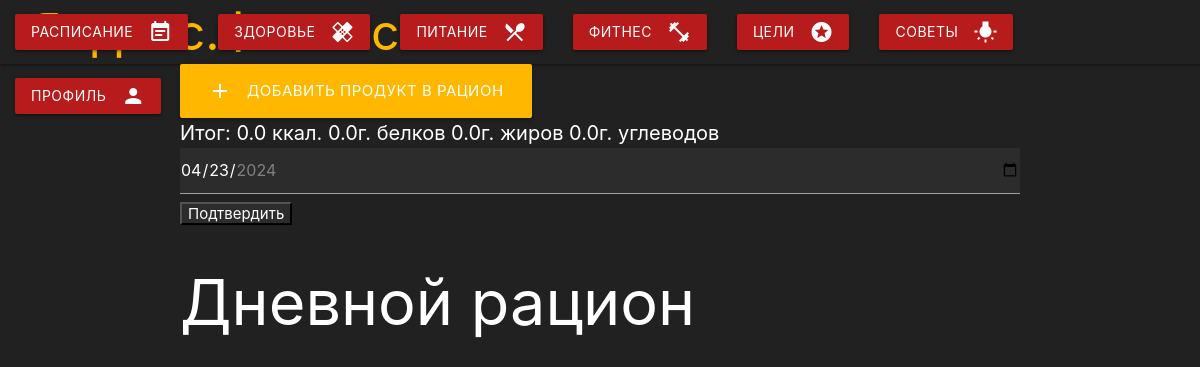
The app's page /diet, older data.
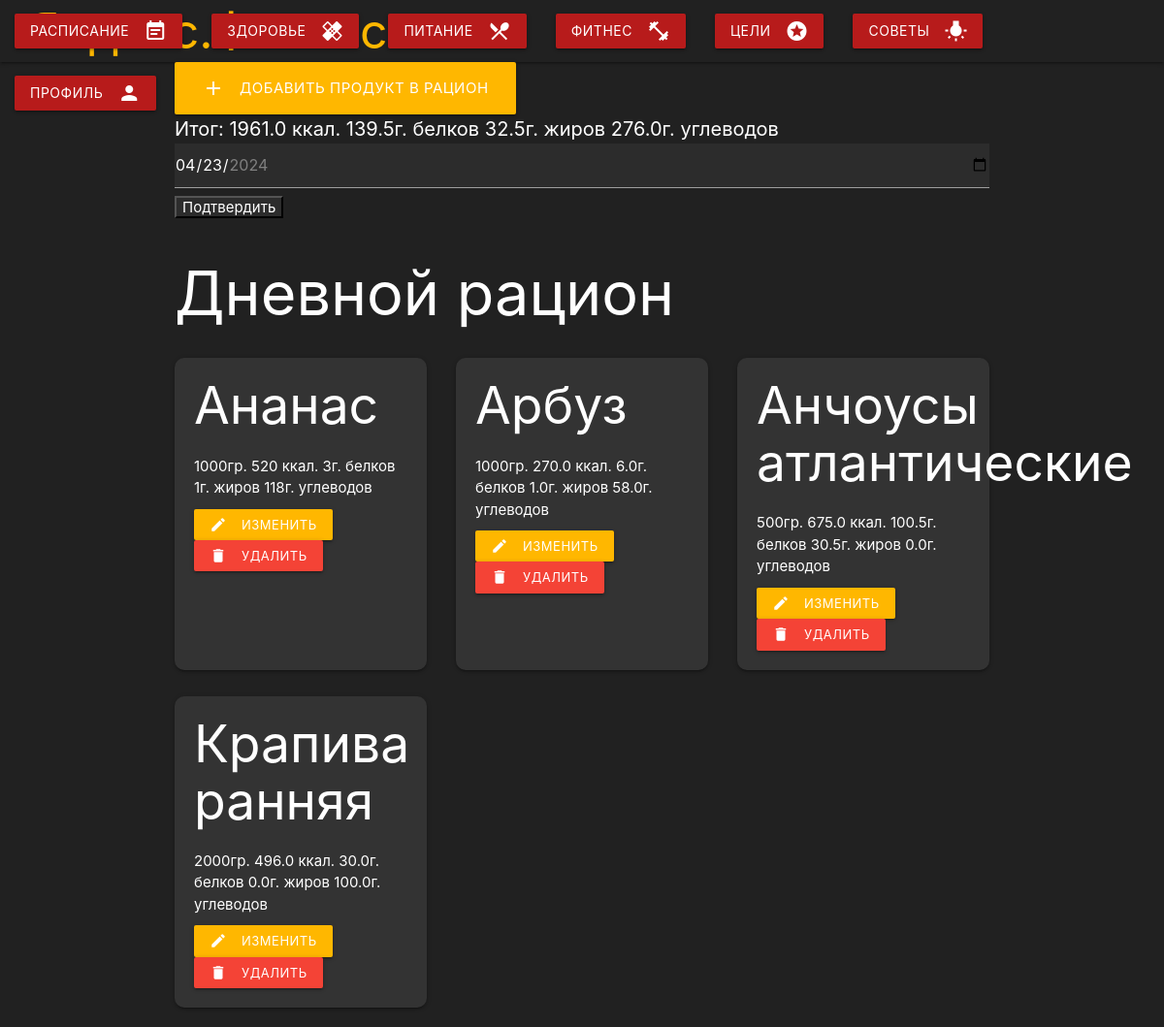
The same page, newer data.
### data/ration.py (models this page shows)
class Ration(SqlAlchemyBase, SerializerMixin):
    __tablename__ = 'Ration'
    id = sqlalchemy.Column(sqlalchemy.Integer,
                           primary_key=True, autoincrement=True)
    user_id = sqlalchemy.Column(sqlalchemy.Integer, sqlalchemy.ForeignKey("Users.id"))
    title = sqlalchemy.Column(sqlalchemy.String, nullable=True)
    weight = sqlalchemy.Column(sqlalchemy.Integer, nullable=True)
    created_date = sqlalchemy.Column(sqlalchemy.DateTime, default=date.today())
    total_kcal = sqlalchemy.Column(sqlalchemy.String, nullable=True)
    total_proteins = sqlalchemy.Column(sqlalchemy.String, nullable=True)
    total_fats = sqlalchemy.Column(sqlalchemy.String, nullable=True)
    total_carbohydrates = sqlalchemy.Column(sqlalchemy.String, nullable=True)
    user = orm.relationship('User')

### server.py (the view)
@app.route("/diet", methods=['POST', 'GET'])
def diet():
    if request.method == 'POST':
        current_date = request.form['input_date']
    else:
        current_date = date.today()
    session = db_session.create_session()
    products = session.query(Ration).filter(Ration.created_date.like(f'{current_date}%'),
                                            Ration.user_id == current_user_id).all()
    sum_kcal, sum_proteins, sum_fats, sum_carbohydrates = float(), float(), float(), float()
    for item in products:
        sum_kcal += float(item.total_kcal)
        sum_proteins += float(item.total_proteins)
        sum_fats += float(item.total_fats)
        sum_carbohydrates += float(item.total_carbohydrates)
    session.close()
    return render_template("diet.html", products=products, today=date.today(), current_date=current_date,
                           sum_kcal=sum_kcal, sum_proteins=sum_proteins, sum_fats=sum_fats,
                           sum_carbohydrates=sum_carbohydrates)

### data/db_session.py (called while the page is built)
def create_session() -> Session:
    global __factory
    return __factory()

### templates/diet.html (shortened to what this page needs)
{% extends "base2.html" %}
{% block content %}
<body>
    <a href="/diet/adding_a_product" class="waves-effect waves-light btn-large" style="background: #ffb700">
        <i class="material-icons left">add</i>Добавить продукт в рацион
    </a>
    <div style="color: white; font-size: 20px">Итог: {{sum_kcal}} ккал. {{sum_proteins}}г. белков {{sum_fats}}г. жиров {{sum_carbohydrates}}г. углеводов</div>
    <form method="post">
        <input type="date" id="start" name="input_date" style="background-color: rgb(44,44,44); color: white"
               value={{current_date}} min="2024-01-01" max={{today}} />
        <input type="submit" value="Подтвердить" style="background-color: rgb(44,44,44); color: white">
    </form>
    <h1>Дневной рацион</h1>
    <div class="card-container">
        {% for item in products %}
            <div class="card">
                <h2>{{ item.title }}</h2>
                <p>{{ item.weight }}гр. {{ item.total_kcal }} ккал. {{ item.total_proteins }}г. белков {{ item.total_fats }}г. жиров {{ item.total_carbohydrates }}г. углеводов</p>
                <a href="/diet_change/{{item.id}}" class="waves-effect waves-light btn-small" style="background: #ffb700">
                    <i class="material-icons left">edit</i>Изменить
                </a>
                <a href="/diet_delete/{{item.id}}" class="waves-effect waves-light btn-small" style="background: #F44336">
                    <i class="material-icons left">delete</i>Удалить
                </a>
            </div>
        {% endfor %}
    </div>
</body>
{% endblock %}

### templates/base2.html (shortened to what this page needs)
<!DOCTYPE html>
<html lang="ru">
<head>
  <link rel="stylesheet" href="https://cdnjs.cloudflare.com/ajax/libs/materialize/1.0.0/css/materialize.min.css">
  <link href="{{ url_for('static', filename='css/style.css') }}" type="text/css" rel="stylesheet" media="screen,projection"/>
</head>
<body style="background: rgb(33,33,33)">
  <nav>
    <div class="nav-wrapper" style="background: rgb(33,33,33)">
      <a href="/" class="brand-logo" style="padding-left: 30px; font-size: 50px; color: #ffb700">Яндекс.Фитнес</a>
      <ul class="right right hide-on-med-and-down">
      <li><a class="waves-effect waves-light btn" href="/schedule" style="background: #b71b1b">Расписание <i class="material-icons right">event_note</i></a></li>
      <li><a class="waves-effect waves-light btn" href="/health" style="background: #b71b1b">Здоровье <i class="material-icons right">healing</i></a></li>
      <li><a class="waves-effect waves-light btn" href="/diet" style="background: #b71b1b">Питание <i class="material-icons right">local_dining</i></a></li>
      <li><a class="waves-effect waves-light btn" href="/fitness" style="background: #b71b1b">Фитнес <i class="material-icons right">fitness_center</i></a></li>
      <li><a class="waves-effect waves-light btn" href="/goals" style="background: #b71b1b">Цели <i class="material-icons right">stars</i></a></li>
      <li><a class="waves-effect waves-light btn" href="/advice" style="background: #b71b1b">Советы <i class="material-icons right">wb_incandescent</i></a></li>
      <li><a class="waves-effect waves-light btn" href="/profile" style="background: #b71b1b">Профиль <i class="material-icons right">person</i></a></li>
    </ul>
    </div>
  </nav>
  <div class="container">
    {% block content %}{% endblock %}
  </div>
</body>
</html>

### static/css/style.css (style rules this page uses)
body { display: flex; min-height: 100vh; flex-direction: column; }
p { color: white }
h1 { color: white }
h2 { color: white }

### templates/base2.html (style rules this page uses)
input[type="number"], input[type="text"], input[type="password"], input[type="email"], input[type="url"], input[type="tel"], input[type="search"], input[type="time"], input[type="date"], input[type="datetime"], input[type="datetime-local"], input[type="month"], input[type="week"], input[type="color"], textarea.materialize-textarea { color: #ffffff; }

### templates/diet.html (style rules this page uses)
h1, h2, p, a, div { color: white; }
.card-container { display: flex; flex-wrap: wrap; justify-content: space-between; }
.card { width: calc(33.33% - 20px); margin-bottom: 20px; padding: 20px; background-color: #333; border-radius: 10px; }
.card h2 { margin-top: 0; }
.card p { margin-bottom: 10px; }
.card a { color: white; text-decoration: none; }

Row changes from the older to the newer data that the page shows:
added Ration: title "Ананас", weight "1000", total_kcal "520", total_proteins "3", total_fats "1", total_carbohydrates "118"
added Ration: title "Арбуз", weight "1000", total_kcal "270.0", total_proteins "6.0", total_fats "1.0", total_carbohydrates "58.0"
added Ration: title "Анчоусы атлантические", weight "500", total_kcal "675.0", total_proteins "100.5", total_fats "30.5", total_carbohydrates "0.0"
added Ration: title "Крапива ранняя", weight "2000", total_kcal "496.0", total_proteins "30.0", total_fats "0.0", total_carbohydrates "100.0"
Text that changed along with them:
{{ sum_kcal }}: "0.0" → "1961.0"
{{ sum_proteins }}: "0.0" → "139.5"
{{ sum_fats }}: "0.0" → "32.5"
{{ sum_carbohydrates }}: "0.0" → "276.0"
